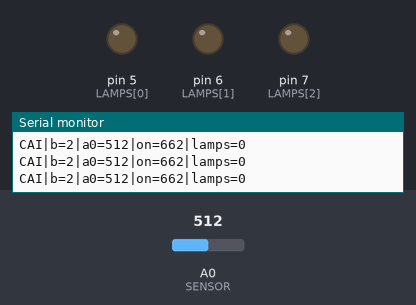
Simulated run of this sketch. Board: Arduino Uno, built with avr-gcc and run on an emulated ATmega328P. Shown: output pins drawn as LEDs (lit = HIGH), the last lines printed to the serial monitor. The test bench sets the inputs (shaded band); at power-on: A0 (SENSOR) = 512.

Above: at 3.2 s.
3.3 s: A0 (SENSOR) set to 651
4.8 s: A0 (SENSOR) set to 680
At 5.9 s:
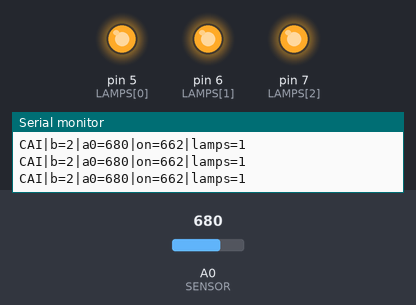
6.3 s: A0 (SENSOR) set to 600
7.8 s: A0 (SENSOR) set to 574
At 8.6 s:
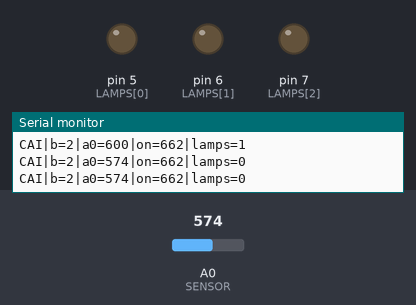
9.3 s: A0 (SENSOR) set to 716
At 10.0 s:
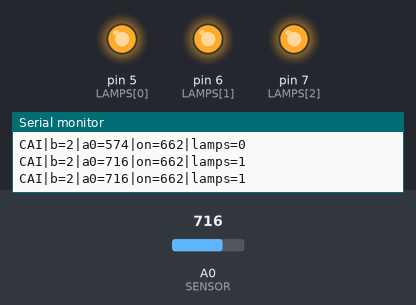
Timing chart, 0 to 11.8 s (numbered marks = the images above; inputs shaded):
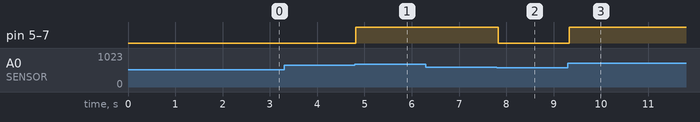

The sketch:

plata2_osveschenie.ino
```cpp
// Плата 2: модуль 3 «Уличное освещение».
// Фоторезистор: одна ножка A0 (встроенная подтяжка), другая GND. Фонари: пины 5, 6, 7.
// Версия 18.11: раз в 0,3 с плата отправляет сайту строку CAI|... (самодиагностика по USB).
const int SENSOR = A0;
const int LAMPS[] = {5, 6, 7};

int onLevel, offLevel;   // два порога: включить и выключить
bool lampsOn = false;
unsigned long lastReport = 0;

void setLamps(bool on) {
  for (int i = 0; i < 3; i++) digitalWrite(LAMPS[i], on ? HIGH : LOW);
  lampsOn = on;
}

void setup() {
  pinMode(SENSOR, INPUT_PULLUP);   // встроенный резистор вместо внешнего
  for (int i = 0; i < 3; i++) pinMode(LAMPS[i], OUTPUT);
  Serial.begin(9600);

  // 2 секунды запоминаем свет в комнате
  long sum = 0;
  for (int i = 0; i < 40; i++) { sum += analogRead(SENSOR); delay(50); }
  int room = sum / 40;
  onLevel = min(room + 150, 1000);   // заметно темнее — включаем (не выше 1000)
  offLevel = onLevel - 70;           // снова светлее — выключаем
  setLamps(false);
}

void loop() {
  int v = analogRead(SENSOR);     // чем темнее, тем больше число; 1023 — фоторезистор не подключён
  if (!lampsOn && v > onLevel) setLamps(true);
  if (lampsOn && v < offLevel) setLamps(false);

  if (millis() - lastReport > 300) {
    lastReport = millis();
    Serial.print("CAI|b=2|a0="); Serial.print(v);
    Serial.print("|on="); Serial.print(onLevel);
    Serial.print("|lamps="); Serial.println(lampsOn ? 1 : 0);
  }
  delay(50);
}
```

Measured:
- the behaviour switches between 662 and 663 on A0 (SENSOR) (found by bisection; images 0 and 1)
- the behaviour switches between 592 and 591 on A0 (SENSOR) (found by bisection; images 1 and 2)
- after the input at 4.8 s, pin 5 (LAMPS[0]), pin 6 (LAMPS[1]), pin 7 (LAMPS[2]): LOW → HIGH at once
- after the input at 7.8 s, pin 5 (LAMPS[0]), pin 6 (LAMPS[1]), pin 7 (LAMPS[2]): HIGH → LOW at once
- after the input at 9.3 s, pin 5 (LAMPS[0]), pin 6 (LAMPS[1]), pin 7 (LAMPS[2]): LOW → HIGH at once
